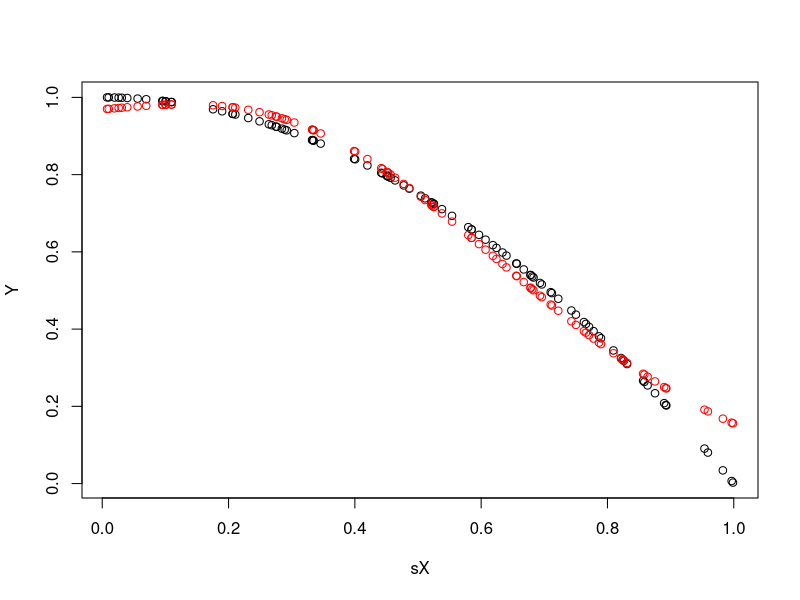

Recreate this plot in R.
fd <- function(xd, Beta, Mu, Sigma)
{
   total = 0
   for(p in 1:ncol(Beta))
   {
	total = total + Beta[1,p]*exp( - (( xd[1] - Mu[p,1] )^2)/Sigma[1,p]  )	
   }
   return (total)
}
Phi <- function(Xd, Muj, Sigmaj)
{
   return (exp(- (Xd-Muj)^2/Sigmaj ))
}
E <- function( Beta, Mu, Sigma, X, Y)
{
	total = 0
	for(d in 1:nrow(X))
	{
	   total = total+ (Y[d] - fd(X[d,1], Beta, Mu, Sigma))^2
	}
   return (total)
}
gradient_beta <- function(Beta, Mu, Sigma, X, Y)
{
	total = 0
	for(d in 1:nrow(X))
	{
	   for( j in 1:ncol(Beta) )
	   {
	     total = total + (Y[d]-fd(X[d,1], Beta, Mu, Sigma))*Phi(X[d, 1], Mu[j,], Sigma[,j])
	   }
	}
   	return (total)
}
gradient_mu<- function(Beta, Mu, Sigma, X, Y)
{
	total = 0
	for(d in 1:nrow(X))
	{
	   for( j in 1:ncol(Beta) )
	   {
	     total = total + (Y[d]-fd(X[d,1], Beta, Mu, Sigma))*Phi(X[d, 1], Mu[j,], Sigma[,j])*( X[d,1]-Mu[j])*(1.0/(Sigma[,j])) 
	   }
	}
   	return (total)
}
gradient_sigma<- function(Beta, Mu, Sigma, X, Y)
{
	total = 0
	for(d in 1:nrow(X))
	{
	   for( j in 1:ncol(Beta) )
	   {
	     total = total + (Y[d]-fd(X[d,1], Beta, Mu, Sigma))*Phi(X[d, 1], Mu[j,], Sigma[,j])*((X[d,1]-Mu[j,])^2/(Sigma[,j]^2))
	   }
	}
   	return (total)
}
##Función objetivo...
E <- function( Beta, Mu, Sigma, X, Y)
{
	total = 0
	for(d in 1:nrow(X))
	{
	   total = total+ (Y[d] - fd(X[d, ], Beta, Mu, Sigma))^2
	}
   return (total)
}

RBF <- function(Y, P, X)
{

   D=ncol(Y) ##calcular la dimension
   ##Vector pesos
   Beta = matrix(1,ncol=P)
   ##Vector varianzas
   Sigma = matrix(1,ncol=P)
   ##Matriz medias P X D
   Mu = matrix(1,ncol=D, nrow=P )

      
   ##Inicialización
   for(i in 1:P) {
    Beta[1,i] = runif(1,0,1)
    Sigma[1,i] = runif(1,1,1)
   
   	for(j in 1:D) {
   		Mu[i,j] = runif(1,-1,1)	
   	}
   }
   Beta = Beta/norm(Beta)
   nite = 1000
   eta = 0.001
   for( it in 1:nite)
   {
	Beta = Beta + eta*gradient_beta(Beta, Mu, Sigma, X, Y)
	Mu = Mu + eta*gradient_mu(Beta, Mu, Sigma, X, Y)
	Sigma = Sigma + eta*gradient_sigma(Beta, Mu, Sigma, X, Y)
#	pause(0.5)
	print(Beta)
#	Sys.sleep(1)
   }
   Yp = X;
   for( i in 1:nrow(X))
   {
	Yp[i,1]=0
#	Yp[i,] = E( X[i,], Beta, Mu, Sigma, Y)
	for( j in 1:ncol(Beta))
	{
	   Yp[i,1] = Yp[i,1]+ Beta[1,j]*Phi(X[i, 1], Mu[j,1], Sigma[1,j])
	}
   } 	
   return (Yp)
}
##
Sizetrain=100
##Generar datos de entrenamiento
sX = matrix( runif(Sizetrain, 0, 1), nrow=Sizetrain)
#Y = matrix(sX*sX  + rnorm(100, 0, 0.1), nrow=100)
Y = matrix(-sX*sX+1 , nrow=Sizetrain)
N=100

##Datos de prueba...
X2 = matrix( runif( N, -1, 1),ncol=ncol(Y))

##Número de neuronas..
P=4
##Dimension

Y2= RBF(Y, P, sX )
plot(sX, Y)
points(sX, Y2, col='red')
